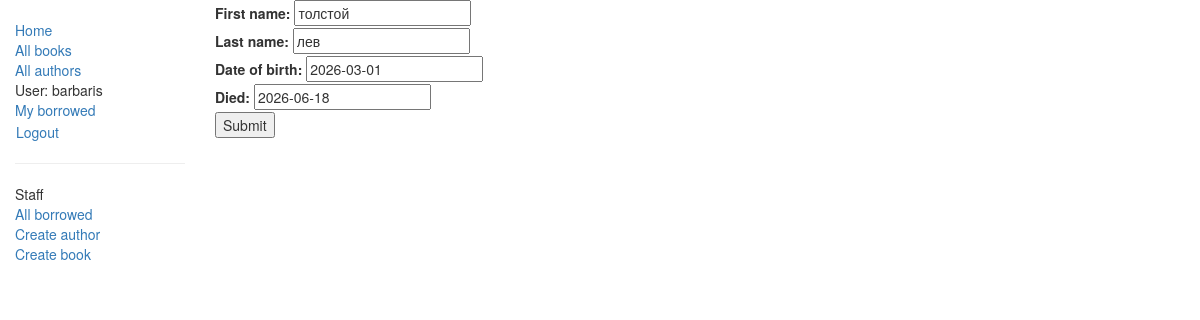
The app's page /catalog/author/3/update/ (signed in) with its own data.
### catalog/models.py (models this page shows, shortened)
class Author(models.Model):
    first_name = models.CharField(max_length=100)
    last_name = models.CharField(max_length=100)
    date_of_birth = models.DateField(null=True, blank=True)
    date_of_death = models.DateField('Died', null=True, blank=True)

### catalog/views.py (the view)
# urls.py: path('author/<int:pk>/update/', views.AuthorUpdate.as_view(), name='author-update'),
class AuthorUpdate(PermissionRequiredMixin, UpdateView):
    model = Author
    fields = '__all__'
    permission_required = 'catalog.change_author'

### catalog/templates/catalog/author_form.html (shortened to what this page needs)
{% extends "base_generic.html" %}
{% block content %}
<form action="" method="post">
  {{ form }}
  <input type="submit" value="Submit" />
</form>
{% endblock %}

### catalog/templates/base_generic.html (shortened to what this page needs)
<!doctype html>
<html lang="en">
  <head>
    <link
      rel="stylesheet"
      href="https://maxcdn.bootstrapcdn.com/bootstrap/3.3.7/css/bootstrap.min.css" />
    {% load static %}
    <link rel="stylesheet" href="{% static 'css/styles.css' %}" />
  </head>
  <body>
    <div class="container-fluid">
      <div class="row">
        <div class="col-sm-2">
          {% block sidebar %}
            <ul class="sidebar-nav">
              <li><a href="{% url 'index' %}">Home</a></li>
              <li><a href="{% url 'books' %}">All books</a></li>
              <li><a href="{% url 'author' %}">All authors</a></li>
              {% if user.is_authenticated %}
              <li>User: {{ user.get_username }}</li>
              <li><a href="{% url 'my-borrowed' %}">My borrowed</a></li>
              <li>
                <form id="logout-form" method="post" action="{% url 'logout' %}">
                    <button type="submit" class="btn btn-link">Logout</button>
                </form>
              </li>
              {% else %}
              <li><a href="{% url 'login' %}?next={{ request.path }}">Login</a></li>
              {% endif %}
                {% if user.is_staff %}
                <hr>
                <ul class="sidebar-nav">
                <li>Staff</li>
                    <li><a href="{% url 'all-borrowed' %}">All borrowed</a></li>
                {% if perms.catalog.add_author %}
                    <li><a href="{% url 'author-create' %}">Create author</a></li>
                {% endif %}
                {% if perms.catalog.add_book %}
                    <li><a href="{% url 'book-create' %}">Create book</a></li>
                {% endif %}
                </ul>
                {% endif %}
            </ul>
          {% endblock %}
        </div>
        <div class="col-sm-10 ">{% block content %}{% endblock %}
        </div>
      </div>
    </div>
  </body>
</html>

### catalog/static/css/styles.css (style rules this page uses)
.sidebar-nav { margin-top: 20px; padding: 0; list-style: none; }
#logout-form { display: inline; }
#logout-form button { padding: 0; margin: 0; }

### records on screen
Author: first_name "толстой", last_name "лев", date_of_birth "2026-03-01", date_of_death "2026-06-18"

### other values on screen
{{ user.get_username }} "barbaris"
